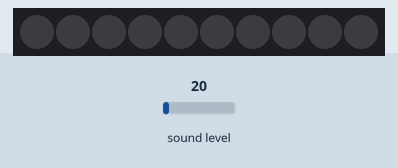
This program was run on a simulated CircuitPython board. Shown: 10 RGB LEDs in strip order, left to right. Inputs (shaded band) come from the test bench; at power-on: sound level 20. Dim RGB values are drawn brighter than linear.

Above: at 1.2 s.
1.3 s: sound level set to 64
At 2.4 s:
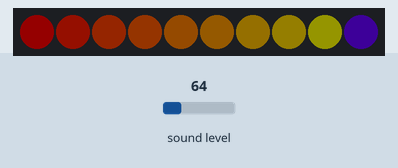
2.8 s: sound level set to 5
At 4.0 s:
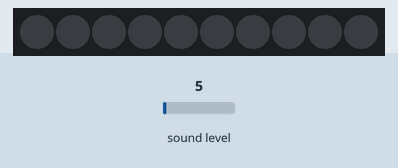
4.3 s: sound level set to 128
At 4.9 s:
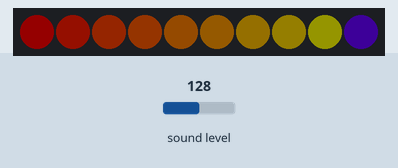
Timing chart, 0 to 7.3 s (numbered marks = the images above; inputs shaded):
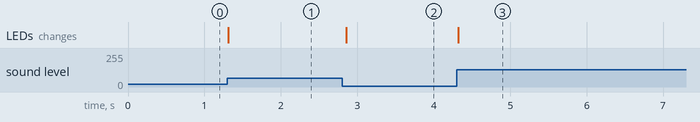

The program:

code.py
```python
# (licence header left out)
# The MIT License (MIT)
#
# Copyright (c) 2017 Dan Halbert for Adafruit Industries
# Copyright (c) 2017 Kattni Rembor, Tony DiCola for Adafruit Industries
#
# Permission is hereby granted, free of charge, to any person obtaining a copy
# of this software and associated documentation files (the "Software"), to deal
# in the Software without restriction, including without limitation the rights
# to use, copy, modify, merge, publish, distribute, sublicense, and/or sell
# copies of the Software, and to permit persons to whom the Software is
# furnished to do so, subject to the following conditions:
#
# The above copyright notice and this permission notice shall be included in
# all copies or substantial portions of the Software.
#
# THE SOFTWARE IS PROVIDED "AS IS", WITHOUT WARRANTY OF ANY KIND, EXPRESS OR
# IMPLIED, INCLUDING BUT NOT LIMITED TO THE WARRANTIES OF MERCHANTABILITY,
# FITNESS FOR A PARTICULAR PURPOSE AND NONINFRINGEMENT. IN NO EVENT SHALL THE
# AUTHORS OR COPYRIGHT HOLDERS BE LIABLE FOR ANY CLAIM, DAMAGES OR OTHER
# LIABILITY, WHETHER IN AN ACTION OF CONTRACT, TORT OR OTHERWISE, ARISING FROM,
# OUT OF OR IN CONNECTION WITH THE SOFTWARE OR THE USE OR OTHER DEALINGS IN
# THE SOFTWARE.

import array
import audiobusio
import board
import math
import neopixel

# Exponential scaling factor.
# Should probably be in range -10 .. 10 to be reasonable.
CURVE = 2
SCALE_EXPONENT = math.pow(10, CURVE*-0.1)

PEAK_COLOR = (100, 0, 255)
NUM_PIXELS = 10

# Number of samples to read at once.
NUM_SAMPLES = 160

# Restrict value to be between floor and ceiling.
def constrain(value, floor, ceiling):
    return max(floor, min(value, ceiling))

# Scale input_value to be between output_min and output_max, in an exponential way.
def log_scale(input_value, input_min, input_max, output_min, output_max):
    normalized_input_value = (input_value - input_min) / (input_max - input_min)
    return output_min + math.pow(normalized_input_value, SCALE_EXPONENT) * (output_max - output_min)

# Remove DC bias before computing RMS.
def normalized_rms(values):
    minbuf = int(mean(values))
    return math.sqrt(sum(float((sample-minbuf)*(sample-minbuf)) for sample in values)/len(values))

def mean(values):
    return (sum(values) / len(values))

def volume_color(i):
    return (200, i*(255//NUM_PIXELS), 0)

# Main program

# Set up NeoPixels and turn them all off.
pixels = neopixel.NeoPixel(board.NEOPIXEL, NUM_PIXELS, brightness=0.1, auto_write=False)
pixels.fill(0)
pixels.show()

mic = audiobusio.PDMIn(board.MICROPHONE_CLOCK, board.MICROPHONE_DATA, frequency=16000, bit_depth=16)
# Record an initial sample to calibrate. Assume it's quiet when we start.
samples = array.array('H', [0] * NUM_SAMPLES)
mic.record(samples, len(samples))
# Set lowest level to expect, plus a little.
input_floor = normalized_rms(samples) + 10
# OR: used a fixed floor
# input_floor = 50

# You might want to print the input_floor to help adjust other values.
# print(input_floor)

# Corresponds to sensitivity: lower means more pixels light up with lower sound
# Adjust this as you see fit.
input_ceiling = input_floor + 500

peak = 0
while True:
    mic.record(samples, len(samples))
    magnitude = normalized_rms(samples)
    # You might want to print this to see the values.
    # print(magnitude)

    # Compute scaled logarithmic reading in the range 0 to NUM_PIXELS
    c = log_scale(constrain(magnitude, input_floor, input_ceiling), input_floor, input_ceiling, 0, NUM_PIXELS)

    # Light up pixels that are below the scaled and interpolated magnitude.
    pixels.fill(0)
    for i in range(NUM_PIXELS):
        if i < c:
            pixels[i] = volume_color(i)
        # Light up the peak pixel and animate it slowly dropping.
        if c >= peak:
            peak = min(c, NUM_PIXELS-1)
        elif peak > 0:
            peak = peak - 1
        if peak > 0:
            pixels[int(peak)] = PEAK_COLOR
    pixels.show()
```

Measured:
- after the input at 1.3 s, the LEDs: change at once (image 1)
- after the input at 2.8 s, the LEDs: change after 0.06 s (image 2)
- after the input at 4.3 s, the LEDs: change at once (image 3)
